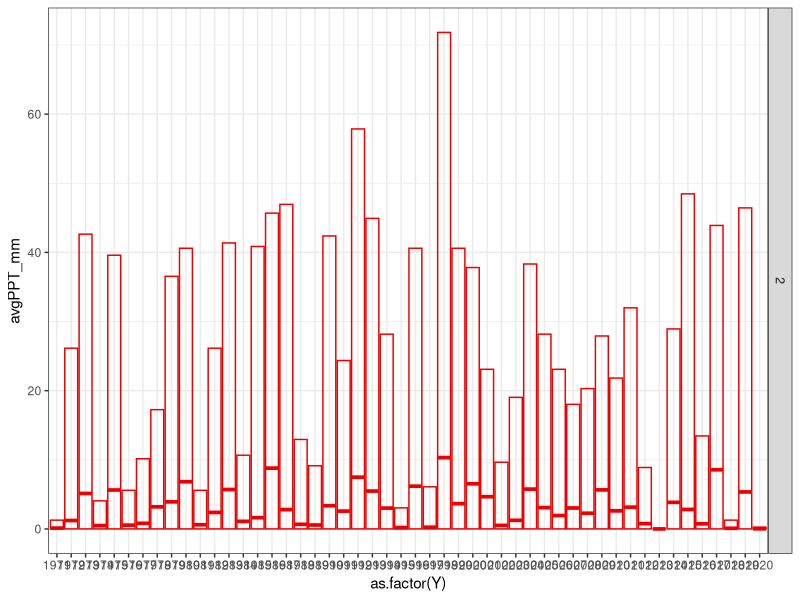
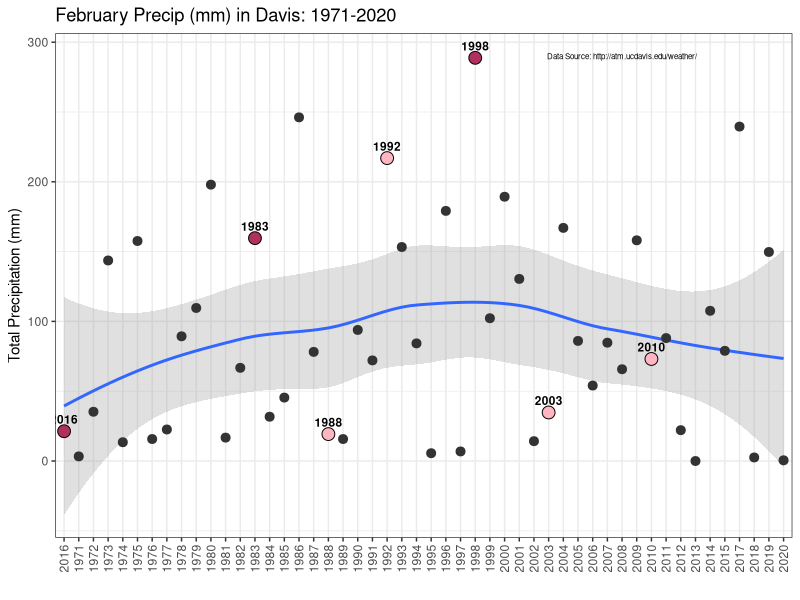
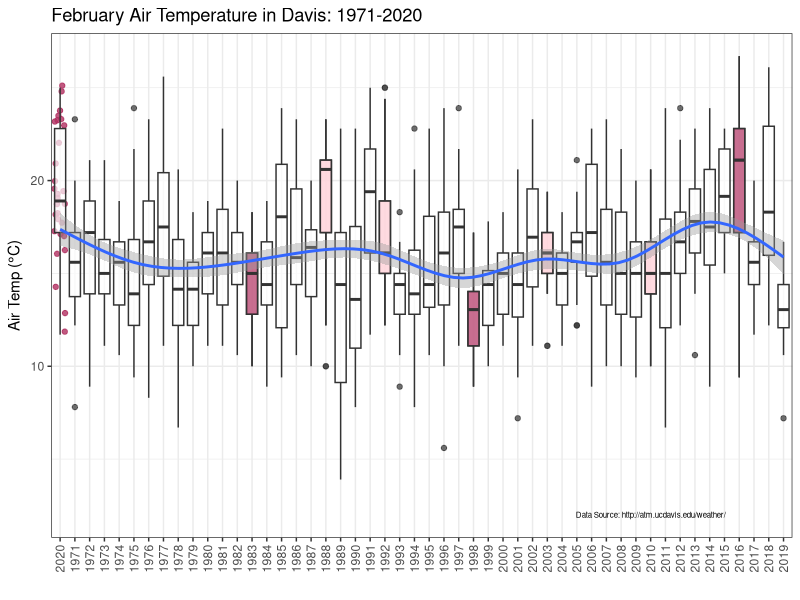
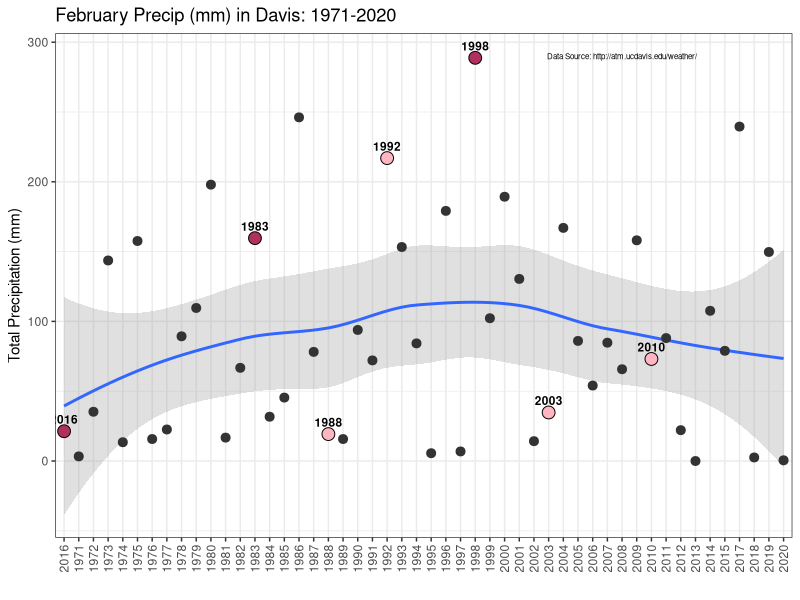
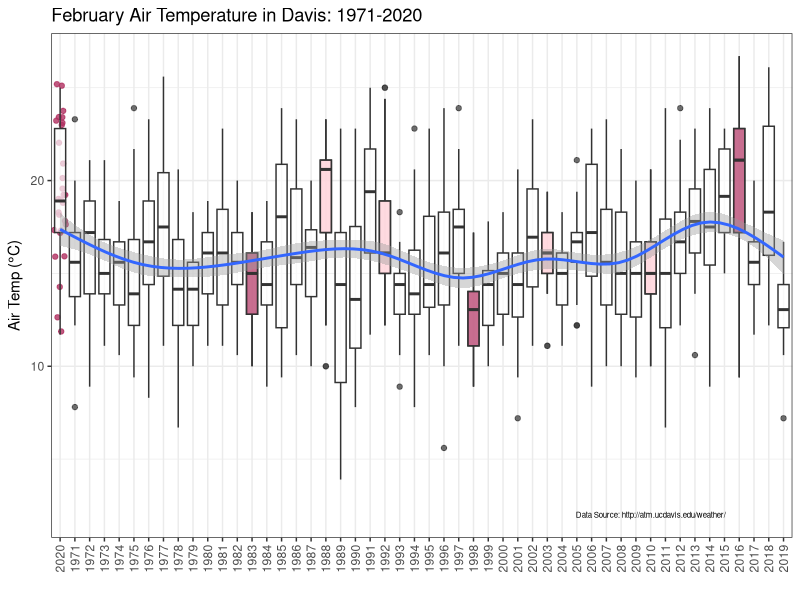

Generate these figures, in order, with R:
# GET UCD CLIMATE 

# climate data from UC Climate (http://ipm.ucanr.edu/WEATHER/index.html)
# http://apps.atm.ucdavis.edu/wxdata/data/

library(lubridate); library(dplyr); library(ggplot2); library(stringr)

# get historical climate data
dav <- read.csv("data/climate_Davis_historical_1970_2020.csv", skip = 55)
dav %<>% 
  select(Station:min,Soil.max, min.1) %>% 
  filter(!is.na(Air.max))

# need to split out date/time
dav$Time<-ifelse(nchar(dav$Time)<4,str_pad(dav$Time, side = "left", width = 4, pad="0"),  dav$Time)
dav$Time<-paste0(dav$Time,"00") # add zeros to make HMS
dav$datetime<-ymd_hms(paste0(dav$Date, dav$Time))
dav$Y<-year(dav$datetime)
dav$M<-month(dav$datetime)
dav$DOY<-yday(dav$datetime)

dav1 <- dav %>% 
  select(datetime, Station, Precip:min.1, Y, M, DOY) %>% 
  group_by(Y, M, Station) %>% 
  filter(M==2) # limit to FEB 
glimpse(dav1)
dav1$decade <- cut(x = dav1$Y,include.lowest = T,dig.lab = 4, breaks = c(1980, 1990, 2000, 2010, 2020), labels = c('1980s','1990s','2000s','2010s'))

  
dav2 <- dav %>% 
  select(datetime, Station, Precip:min.1, Y, M, DOY) %>% 
  group_by(Y, M, Station) %>% 
  filter(M==2) %>% # limit to FEB 
  summarize("totPPT_mm"=sum(Precip),
            "avgAir.max"=mean(Air.max))

ppt <- dav %>% 
  select(datetime, Precip:min.1, Y, M, DOY) %>% 
  group_by(Y, M) %>% 
  filter(M==2) %>% # limit to FEB 
  summarize("totPPT_mm"=sum(Precip),
            "avgPPT_mm"=mean(Precip),
            "maxPPT_mm"=max(Precip),
            "minPPT_mm"=min(Precip))

head(ppt)
ppt$decade <- cut(x = ppt$Y,include.lowest = T,dig.lab = 4, breaks = c(1980, 1990, 2000, 2010, 2020), labels = c('1980s','1990s','2000s','2010s'))
head(ppt)

# precip in FEB
ggplot(data = ppt, aes(x = as.factor(Y), y = avgPPT_mm, group=Y)) +
  geom_crossbar(data= ppt, aes(x=as.factor(Y), ymax=maxPPT_mm, ymin=minPPT_mm, group=as.factor(Y)), alpha= 0.5, color="red2") +
  theme_bw()+
  #geom_point(data=ppt[ppt$Y==2016,], aes(x=as.factor(Y), y=maxPPT_mm, group=as.factor(Y)), fill="blue", alpha=0.7) + theme_bw() +
  facet_grid(M~.)

# precip plot
ggplot(data = ppt, aes(x = as.factor(Y), y = totPPT_mm, group=Y)) +
  geom_point(data=ppt[ppt$Y==2016,], aes(x=as.factor(Y), y=totPPT_mm, group=Y), color="maroon", alpha=0.8) +
  geom_smooth(data=ppt, aes(x=as.factor(Y), y= totPPT_mm, group=M), alpha=0.3) +
  geom_point(data=ppt, aes(x=as.factor(Y),y=totPPT_mm, group=Y), color="gray20", size=2.7)+
  geom_point(data=ppt[ppt$Y==2016,], aes(x=as.factor(Y),y=totPPT_mm, group=Y), pch=21, fill="maroon", size=4) +
  geom_point(data=ppt[ppt$Y==1983,], aes(x=as.factor(Y),y=totPPT_mm, group=Y), pch=21, fill="maroon", size=4) +
  geom_point(data=ppt[ppt$Y==1998,], aes(x=as.factor(Y),y=totPPT_mm, group=Y), pch=21, fill="maroon", size=4) +
  geom_point(data=ppt[ppt$Y==1988,], aes(x=as.factor(Y),y=totPPT_mm, group=Y), pch=21, fill="lightpink", size=4) +
  geom_point(data=ppt[ppt$Y==1992,], aes(x=as.factor(Y),y=totPPT_mm, group=Y), pch=21, fill="lightpink", size=4) +
  geom_point(data=ppt[ppt$Y==2003,], aes(x=as.factor(Y),y=totPPT_mm, group=Y), pch=21, fill="lightpink", size=4) +
  geom_point(data=ppt[ppt$Y==2010,], aes(x=as.factor(Y),y=totPPT_mm, group=Y), pch=21, fill="lightpink", size=4) +
  geom_text(data=ppt[ppt$Y==2016 | ppt$Y==1983 | ppt$Y==1988 | ppt$Y==1998 | ppt$Y==1992 | ppt$Y==2003 | ppt$Y==2010,], 
             aes(label=Y, x=as.factor(Y), y=totPPT_mm), size=3, vjust = -0.90, nudge_y=-0.5, fontface = "bold")+
  ylab(paste("Total Precipitation (mm)")) + theme_bw() + xlab("") +
  theme(axis.text.x = element_text(angle = 90, vjust = 0.5)) + 
  ggtitle(label = "February Precip (mm) in Davis: 1971-2020") + 
  annotate("text", x=as.factor(2008), y=290, size=2, label="Data Source: http://atm.ucdavis.edu/weather/")

ggsave(filename = "figs/Feb_ppt_Davis_1971-2020.png", width = 8, height=5, units = "in", dpi = 300)


# airtemp in FEB
ggplot(data = dav1, aes(x = as.factor(Y), y = Air.max, group=Station)) +
  geom_jitter(data=dav1[dav1$Y==2020,], aes(x=as.factor(Y), y=Air.max, group=Y), color="maroon", alpha=0.8) +
  geom_boxplot(data= dav1, aes(x=as.factor(Y), ymax=Air.max, ymin=min, group=Y), color="gray20", alpha=0.7)+
  geom_boxplot(data=dav1[dav1$Y==2016,], aes(x=as.factor(Y), ymax=Air.max, ymin=min, group=Y), fill="maroon", alpha=0.7) +
  geom_boxplot(data=dav1[dav1$Y==1983,], aes(x=as.factor(Y), ymax=Air.max, ymin=min, group=Y), fill="maroon", alpha=0.7) +
  geom_boxplot(data=dav1[dav1$Y==1998,], aes(x=as.factor(Y), ymax=Air.max, ymin=min, group=Y), fill="maroon", alpha=0.7) +
  geom_boxplot(data=dav1[dav1$Y==1988,], aes(x=as.factor(Y), ymax=Air.max, ymin=min, group=Y), fill="lightpink", alpha=0.5) +
  geom_boxplot(data=dav1[dav1$Y==1992,], aes(x=as.factor(Y), ymax=Air.max, ymin=min, group=Y), fill="lightpink", alpha=0.5) +
  geom_boxplot(data=dav1[dav1$Y==2003,], aes(x=as.factor(Y), ymax=Air.max, ymin=min, group=Y), fill="lightpink", alpha=0.5) +
  geom_boxplot(data=dav1[dav1$Y==2010,], aes(x=as.factor(Y), ymax=Air.max, ymin=min, group=Y), fill="lightpink", alpha=0.5) +
  geom_smooth(data=dav1, aes(x=as.factor(Y), y= Air.max, group=Station)) +
  ylab(expression(paste("Air Temp (", degree, "C)"))) + theme_bw() + xlab("") +
  theme(axis.text.x = element_text(angle = 90, vjust = 0.5)) + 
  ggtitle(label = "February Air Temperature in Davis: 1971-2020") + 
  annotate("text", x=as.factor(2010), y=2, size=2, label="Data Source: http://atm.ucdavis.edu/weather/")

ggsave(filename = "figs/Feb_airtemp_Davis_1971-2020.png", width = 8, height=6, units = "in", dpi = 300)

# air only for all but 2016, J-F-M
dav %>% 
  select(Station, Precip:min.1, Y, M, DOY) %>% 
  group_by(M) %>% 
  filter(M<4 & Y<2016) %>% # limit to JAN-FEB 
  summarize(#"totPPT_mm"=sum(Precip),
            #"avgPPT_mm"=mean(Precip),
            "avgAir"=mean(c(Air.max,min)),
            "avgAirmax"=mean(Air.max),
            "avgAirmin"=mean(min)) %>% 
  as.data.frame()



# do some stats by decade to look for changes in ppt
library(coin) 
head(ppt)
head(dav1)

# monte carlo sampling of precip vs decade using FEB only
oneway_test(totPPT_mm ~ decade,data=ppt,distribution='approximate')

# monte carlo sampling of Air.max vs decade using FEB only
oneway_test(Air.max ~ decade,data=dav1[dav1$M==2,],distribution='approximate')
